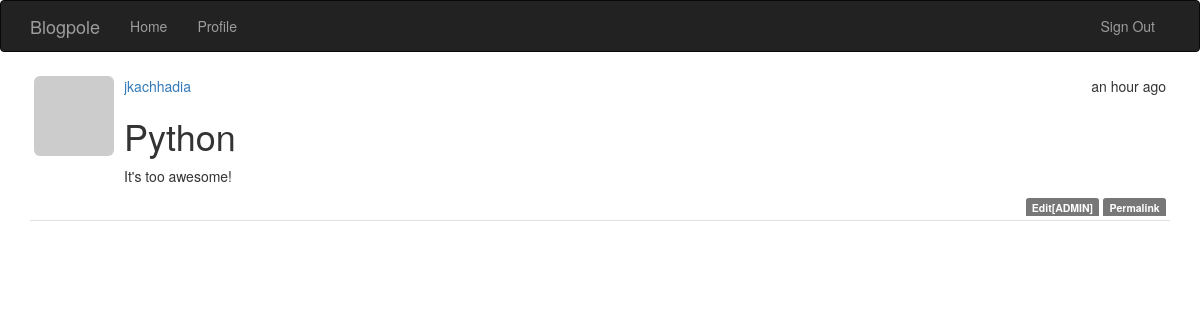
Page /post/2 (signed in) on the committed database.
### app/models.py (models this page shows, shortened)
class Post(db.Model):
    __tablename__='posts'
    id=db.Column(db.Integer,primary_key=True)
    body=db.Column(db.Text)
    timestamp=db.Column(db.DateTime,index=True,default=datetime.utcnow)
    author_id=db.Column(db.Integer,db.ForeignKey('users.id'))
    body_html=db.Column(db.Text)

class User(db.Model, UserMixin):
    __tablename__ = 'users'
    id = db.Column(db.Integer, primary_key=True)
    email= db.Column(db.String(64),unique=True,index=True)
    username = db.Column(db.String(64), unique=True, index=True)
    role_id = db.Column(db.Integer, db.ForeignKey('roles.id'))
    password_hash= db.Column(db.String(128))
    confirmed=db.Column(db.Boolean,default=False)
    name=db.Column(db.String(64))
    location=db.Column(db.String(64))
    about_me=db.Column(db.Text())
    member_since=db.Column(db.DateTime(),default=datetime.utcnow)
    last_seen=db.Column(db.DateTime(), default=datetime.utcnow)
    avatar_hash=db.Column(db.String(32))
    posts=db.relationship('Post',backref='author', lazy='dynamic')
    def gravatar(self,size=100,default='identicon',rating='g'):
        if request.is_secure:
            url= 'https://secure.gravatar.com/avatar'
        else:
            url= 'http://www.gravatar.com/avatar'
        hash= self.avatar_hash or hashlib.md5(self.email.encode('utf-8')).hexdigest()
        return '{url}/{hash}?s={size}&d={default}&r={rating}'.format(url=url,hash=hash,size=size,default=default,rating=rating)
    def ping(self):
        self.last_seen =datetime.utcnow()
        db.session.add(self)
    def can(self,permissions):
        return self.role is not None and (self.role.permissions & permissions) == permissions
    def is_administrator(self):
        return self.can(Permission.ADMINISTER)
    @property
    def password(self):
        raise AttributeError('password is not a readable attribute.')

### app/main/views.py (the view)
@main.route('/post/<int:id>')
def post(id):
    post=Post.query.get_or_404(id)
    return render_template('post.html',posts=[post])

### app/auth/views.py (called while the page is built)
@auth.before_app_request
def before_request():
    if current_user.is_authenticated():
        current_user.ping()
        if not current_user.confirmed and request.endpoint[:5] !='auth.':
            return redirect(url_for('auth.unconfirmed'))

### app/main/__init__.py (called while the page is built)
@main.app_context_processor
def inject_permissions():
    return dict(Permission=Permission)

### app/models.py (called while the page is built)
@login_manager.user_loader
def load_user(user_id):
    return User.query.get(int(user_id))

### app/templates/post.html (shortened to what this page needs)
{% extends "base.html" %}
{% block page_content %}
{% include "_posts.html" %}
{% endblock %}

### app/templates/_posts.html
<ul class="media-list">
    {% for post in posts %}
    <li class="media" style="padding:4px;">
            <a class="pull-left" href="{{ url_for('.user', username=post.author.username) }}">
                <img class="img-rounded profile-thumbnail media-object" src="{{ post.author.gravatar(size=40) }}">
            </a>
          <div class="media-body">
            <div class="media-heading"><a href="{{ url_for('.user', username=post.author.username) }}">{{ post.author.username }}</a><div class="pull-right">{{ moment(post.timestamp).fromNow() }}</div></div>
              {% if post.body_html %}
            {{ post.body_html | safe }}
            {% else %}
            {{ post.body }}
            {% endif %}
            <div class="pull-right">
              {% if current_user == post.author %}
              <a href="{{url_for('.edit',id=post.id)}}"><span class="label label-default">Edit</span></a>
              {% elif current_user.is_administrator() %}
              <a href="{{url_for('.edit',id=post.id)}}"><span class="label label-default">Edit[ADMIN]</span></a>
              {% endif %}
              <a href="{{url_for('.post',id=post.id)}}"><span class="label label-default">Permalink</span></a>
            </div>
          </div>
    </li>
    {% endfor %}
</ul>

### app/static/styles.css (style rules this page uses)
.media { margin-top: 0px; border-bottom: 1px solid #e0e0e0; }

### rows in the picture
Post: author.username "jkachhadia", timestamp "an hour ago", body_html "Python It's too awesome!"
